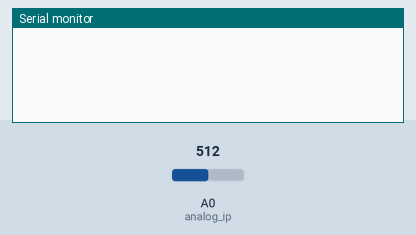
A sketch run on a simulated Arduino Uno, built with avr-gcc and run on an emulated ATmega328P. On the bench: the last lines printed to the serial monitor. Inputs (shaded band) come from the test bench; at power-on: A0 (analog_ip) = 512.

Above: at 1.2 s.
1.3 s: A0 (analog_ip) set to 379
At 3.1 s:
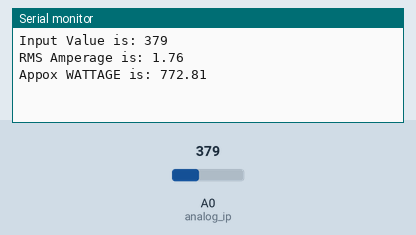
3.5 s: A0 (analog_ip) set to 345
At 7.6 s:
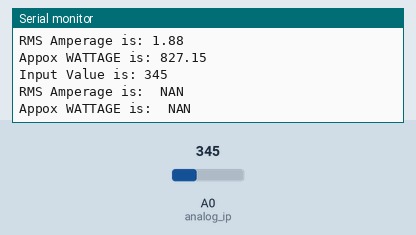

Measured:
- the behaviour switches between 361 and 360 on A0 (analog_ip) (found by bisection; images 1 and 2)
- after the input at 1.3 s, the serial monitor: prints a new line after 0.73 s (image 1)
- after the input at 3.5 s, the serial monitor: prints a new line after 0.57 s (image 2)

The sketch:

nodeMCU_current_watt_meter.ino
```cpp
// Heavily based on this video  -- https://www.youtube.com/watch?v=JYzNDl2i75s&t=560s  /// RMS Approach

const int analog_ip = A0; //Naming analog input pin
int inputVal  = 0;
long lastsample = 0;
long samplesum = 0;
int sampleCount = 0;

// At 5 V
//float vpp = 0.0048828125; // 5V / 1024
//float vpc = 4.8828125;

// At 3.3V
float vpp = 0.00322265625; // 3.3V / 1024
float vpc = 3.22265625;

void setup()
{
  Serial.begin(9600);
}


void loop() {

  // Takes a sample every milli second
  if (millis() > lastsample + 1) {
    //take sample.
    inputVal = analogRead (analog_ip);
    samplesum += sq(inputVal - 542);
    sampleCount++;

    lastsample = millis ();
  }

  // Computes the average over a
  int sampleTime = 1000; // For 1 second
  if (sampleCount == 1000) {
    // averaging stuff

    float mean = samplesum / sampleCount;
    float value = sqrt(mean);
    float mv = value * vpc;
    float amperage = mv / 185;  //66 for 30A  100 for 20A  185 for 5A

    float inputVoltage = 220;
    Serial.println("Input Value is: " + String(inputVal));
    //Serial.println("Sample mean is: " + String(mean));
    Serial.println("RMS Amperage is: " + String(amperage));
    Serial.println("Appox WATTAGE is: " + String(amperage * inputVoltage * 2));

    samplesum = 0;
    sampleCount = 0;

  }
}

// Testing
// DC Current LED 14.4W  ---> Input 12V ---> Out 14.35W ---> Error 3.4%
// AC Current LED Bulb 14W ---> Input 220V ---> Out 13.3W ---> Error 5%
// AC Current LED Bulb 12W ---> Input 220V ---> Out 11.2W ---> Error 6.6%
// AC Current NON-LED Bulb 18W ---> Input 220V ---> Out 22W ---> Error 22.22%


//
////////////////////////////////// Different Approach /////////////////////////////////////////////////////////////
//
//float totAmp,current;
//
//void setup() {
//  Serial.begin(9600);
//}
//
//void loop() {
//
//  //for (int i = 0; i< 60; i+=1)
//  //{
//    float sensorValue= (analogRead(A0));
//    //float value = (4.89*sensorValue)/1000 ;
//    float value = (3.22*sensorValue)/1000 ;
//    float amp = (value-(1.70));
//
//
//
//  //current = totAmp / 60 ;
// float watt = amp * 12;
//  //Serial.println("Amperage is: " + String(current));
//  Serial.println(amp);
//  current = 0 ;
//  totAmp  = 0;
//
//
//}
```
